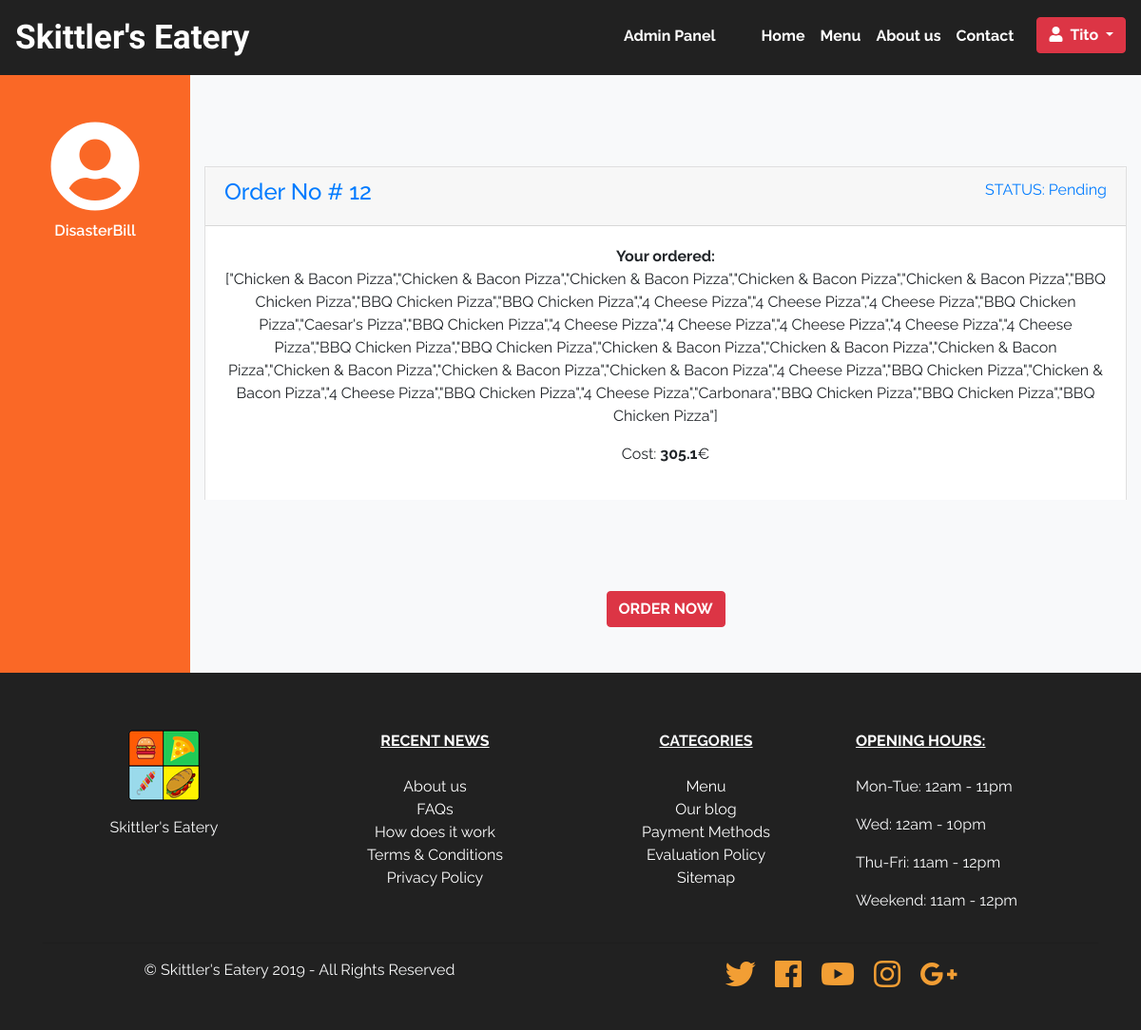
The app's page /user.php?mode=orders (signed in) with its own data.
### tables this page shows
CREATE TABLE `orders` (
  `id` int(255) NOT NULL,
  `user_id` int(255) NOT NULL,
  `items_ordered` varchar(5000) NOT NULL,
  `address` varchar(255) NOT NULL,
  `floor` int(3) NOT NULL,
  `telephone` varchar(10) NOT NULL,
  `comment` varchar(1000) NOT NULL,
  `order_status` varchar(10) NOT NULL DEFAULT 'Pending',
  `order_cost` float NOT NULL
);

### resources/functions.php (the view, shortened to what this page needs)
<?php
function query($sql){
	global $connection;
	return mysqli_query($connection,$sql);
}
function fetch_array($result_set){
	return mysqli_fetch_array($result_set);
}
function fetch_orders(){
	$id = $_SESSION['items']['user_id'];
$query = "SELECT id,items_ordered,comment,order_status,order_cost FROM orders WHERE user_id={$id}";
$result = query($query);
$i= 1;
while($row= fetch_array($result)){
	$item = <<<ITEM
	<div class="card">
	  <div class="card-header" role="tab" id="heading{$i}">
		<a data-toggle="collapse" data-parent="#orders" href="#order{$i}" aria-expanded="false"
		  aria-controls="collapseOne1">
		  <h4 class="float-left">
		  	Order No # {$row['id']}
		  </h4>
		  <span class="float-right">STATUS: {$row['order_status']}</span>
		</a>
	  </div>
	  <div id="order{$i}" class="collapse show" role="tabpanel" aria-labelledby="heading{$i}" data-parent="#orders">
		<div class="card-body">
		<span class="font-weight-bold"> Your ordered:   </span>
		<p>
			{$row['items_ordered']}
		  </p>
		  <p>Cost: <span class="font-weight-bold">{$row['order_cost']}</span>&euro;</p>
		</div>
	  </div>
	</div>
ITEM;
	echo $item;
	$i++;
}
}
?>

### public/css/layout.css (style rules this page uses)
body { font-family: 'Raleway', sans-serif; background:#F8F9FA; }

### records on screen
orders: id "12", order_status "Pending", items_ordered "[\"Chicken & Bacon Pizza\",\"Chicken & Bacon Pizza\",\"Chicken & Bacon Pizza\",\"Chicken & Bacon Pizza\",\"Chicken & Bacon Pizza\",\"BBQ Chicken Pizza\",\"BBQ Chicken Pizza\",\"BBQ Chicken Pizza\",\"4 Cheese Pizza\",\"4 Cheese Pizza\",\"4 Cheese Pizza\",\"BBQ Chicken Pizza\",\"Caesar's Pizza\",\"BBQ Chicken Pizza\",\"4 Cheese Pizza\",\"4 Cheese Pizza\",\"4 Cheese Pizza\",\"4 Cheese Pizza\",\"4 Cheese Pizza\",\"BBQ Chicken Pizza\",\"BBQ Chicken Pizza\",\"Chicken & Bacon Pizza\",\"Chicken & Bacon Pizza\",\"Chicken & Bacon Pizza\",\"Chicken & Bacon Pizza\",\"Chicken & Bacon Pizza\",\"Chicken & Bacon Pizza\",\"4 Cheese Pizza\",\"BBQ Chicken Pizza\",\"Chicken & Bacon Pizza\",\"4 Cheese Pizza\",\"BBQ Chicken Pizza\",\"4 Cheese Pizza\",\"Carbonara\",\"BBQ Chicken…", order_cost "305.1"

### other values on screen
$_SESSION['items']['user_last_name'] "Tito"
$_SESSION['items']['username'] "DisasterBill"
